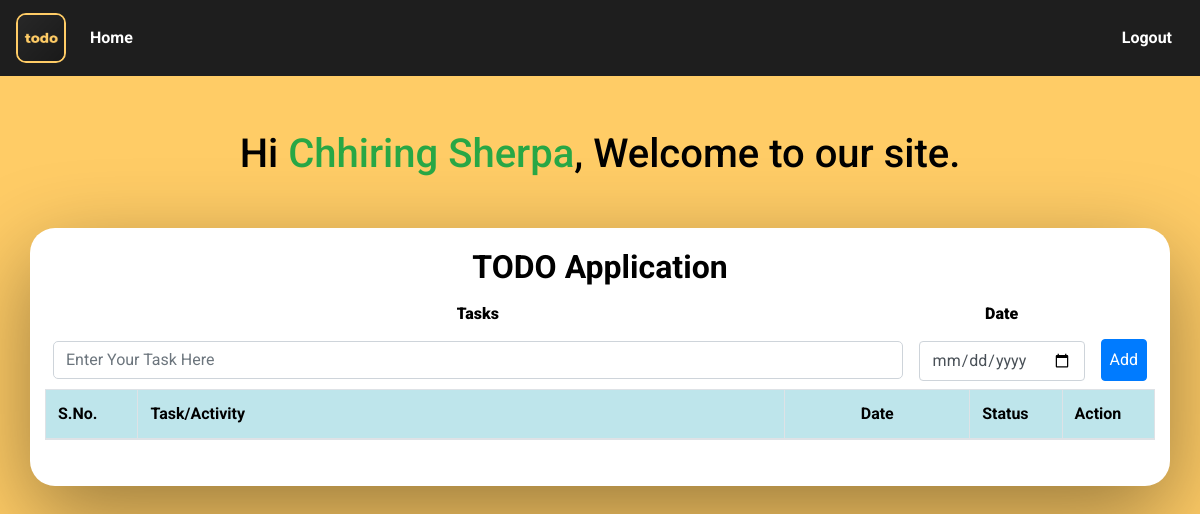
The page /index.php (signed in) on the database as committed earlier.
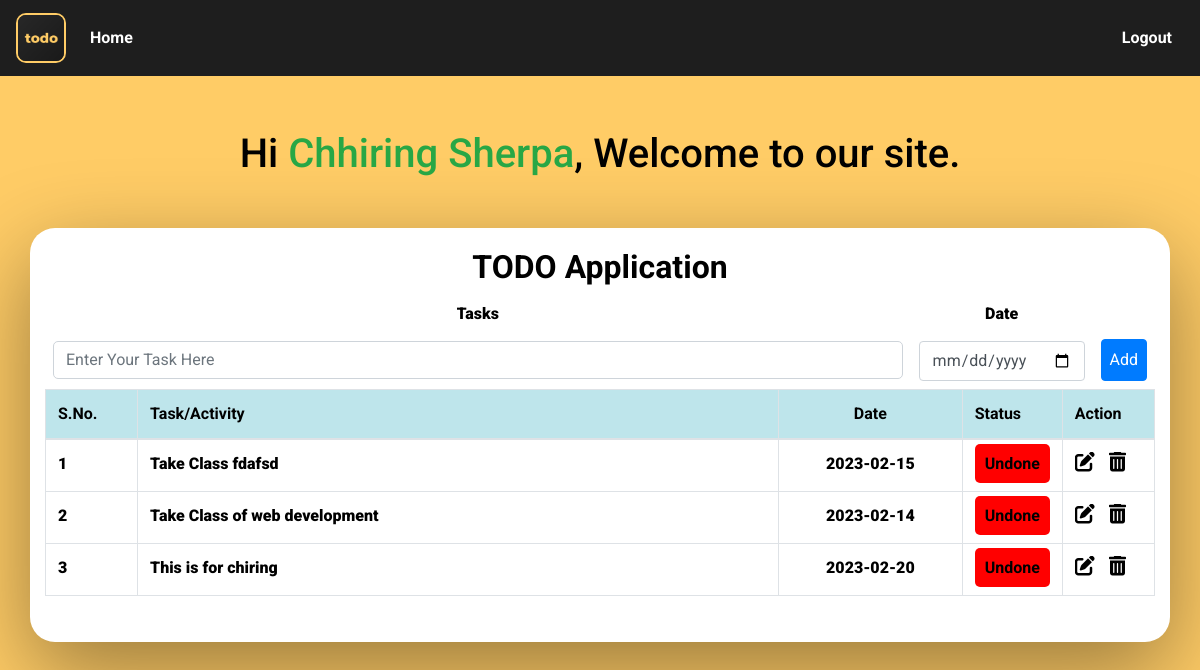
The same page on the database as committed later.
### tables this page shows
CREATE TABLE `tbl_user` (
  `id` int(11) NOT NULL,
  `username` varchar(255) NOT NULL,
  `email` varchar(255) NOT NULL,
  `password` varchar(255) NOT NULL
);

CREATE TABLE `tbl_task` (
  `id` int(11) NOT NULL,
  `task` text NOT NULL,
  `date` date NOT NULL,
  `status` int(1) NOT NULL,
  `updated_date` date NOT NULL,
  `user_id` int(11) NOT NULL
);

### index.php (the view, shortened to what this page needs)
<?php
include('db.php');
?>
<!DOCTYPE html>
<html lang="en">
<head>
    <link rel="stylesheet" href="./css/bootstrap.min.css">
    <link rel="stylesheet" href="./css/style.css">
</head>
<body>
    <nav class="navbar navbar-expand-lg navbar-light">
        <a class="navbar-brand" href="#"><img src="img/logo.png" alt="logo" height="50px"
          width="50px"></a>
        <div class="collapse navbar-collapse" id="navbarSupportedContent">
          <ul class="navbar-nav mr-auto">
            <li class="nav-item active">
              <a class="nav-link" href="#" id="home">Home <span class="sr-only">(current)</span></a>
            </li>
          </ul>
            <a href="./logout.php"><button class="btn logOutBtn btn-outline-success my-2 my-sm-0"
             >Logout</button></a>
        </div>
      </nav>
      <div class="container-fluid content">
        <h1 class="welcomeMsg">Hi <?php
				$query = mysqli_query($conn, "SELECT * FROM `tbl_user` WHERE `email`='$_SESSION[email]'") or die(mysqli_error());
				$fetch = mysqli_fetch_array($query);
				echo "<span class='text-success'>".$fetch['username']."</span>";
			?>, Welcome to our site.</h1>
        <div class="container tasks">
            <h2 class="appTitle">TODO Application</h2>
            <table class="table table-bordered table-hover">
        <form action="#" method="post">
          <div class="d-flex">
            <div class="p-2 text-lg-center"><label for="exampleInputEmail1" class="tasksLabel" >Tasks</label>
              <input type="text" class="form-control activity" name="task" placeholder="Enter Your Task Here"
               required></div>
            <div class="p-2 text-lg-center"><label for="#" class="dateLabel">Date</label>
              <input type="date" class="form-control inputDate" name="date" placeholder="Date" class="date" required></div>
            <div class="p-2 align-self-end"><button type="submit" name="submit" class="btn btn-primary p-2">Add</button>
            </div>
          </div>
      </form>
      <thead>
        <tr class="table-info table_header">
          <th class="col-1">S.No.</th>
          <th class="col-7">Task/Activity</th>
          <th class="col-2 date">Date</th>
          <th class="col-1">Status</th>
          <th class="col-1">Action</th>
        </tr>
      </thead>
      <tbody>
      <?php
            	require 'db.php';
              $user = $_SESSION['email'];
             $query = mysqli_query($conn,"SELECT * from tbl_user where email = '$user'");
            $row =mysqli_fetch_array($query);
            $id = $row['id'];
              $query = $conn->query("SELECT * FROM `tbl_task` where user_id ='$id'");
              $count = 1;
              while($fetch = $query->fetch_array()){
            ?>
            <tr>
              <td class="data"><?php echo $count++?></td>
              <td class="data task"><?php echo $fetch['task']?></td>
              <td class="data date"><?php echo $fetch['date']?></td>
              <td><?php if ($fetch['status']==1){
                echo '<a class="statusDone" href="status.php?id='.$fetch['id'].'&status=0">Done</a>';
              }else{
                echo '<a class="statusUndone" href="status.php?id='.$fetch['id'].'&status=1">Undone</a>';
              }
              ?></td>
              <td>
							<?php
								if($fetch['status'] != 1){
									echo
									'<a href="update_task.php?id='.$fetch['id'].'" ><i class="fa-solid fa-pen-to-square edited" title="edit"></i></a>';
								}
							?>
							 <a href="delete.php?id=<?php echo $fetch['id']?>" onclick="return confirm('Are you sure?')"><i class="fa-solid fa-trash-can deleted" title="delete"></i></a>
					</td>
				</tr>
				<?php
					}
				?>
      </tbody>
              </table>
        </div>
      </div>
</body>
</html>

### css/style.css (style rules this page uses)
* { font-family: 'Roboto', sans-serif; overflow-x: hidden; margin:0; padding:0; outline: 0; box-sizing: border-box; }
body { background-color:#ffcc66; }
.navbar { background-color: #1e1e1e; position:fixed; width:100%; top:0; z-index: 11; }
.table_header { z-index: 1; }
#home { color:white; font-weight: bold; }
.navbar a img { border-radius: 10px; border:2px solid #ffcc66; }
.logOutBtn { color:white; border:none; font-weight: bold; }
.content { min-height:fit-content; color:white; padding-top:80px; color:black; }
.welcomeMsg { text-align: center; margin: 50px 0; }
.appTitle { font-weight: bolder; text-align: center; }
.tasks { background-color: white; box-shadow: rgba(0, 0, 0, 0.4) 0px 30px 90px; margin-bottom:50px; border-radius:25px; padding-top:20px; padding-bottom:30px; }
.inputDate { max-width:200px; }
.activity { width:850px; border-radius: 5px; }
.edited,.deleted { margin-right:10px; font-size: 20px; cursor: pointer; color:black; }
.tasksLabel,.dateLabel { font-weight: 900; }
.date { text-align: center; }
.data { font-weight: 900; }
.statusUndone { padding:10px; background-color: red; margin:auto; color:black; font-weight: bolder; border-radius: 5px; }

Rows that differ between the two databases and show on the page:
added tbl_task: task "Take Class fdafsd", date "2023-02-15"
added tbl_task: task "Take Class of web development", date "2023-02-14"
added tbl_task: task "This is for chiring", date "2023-02-20"
